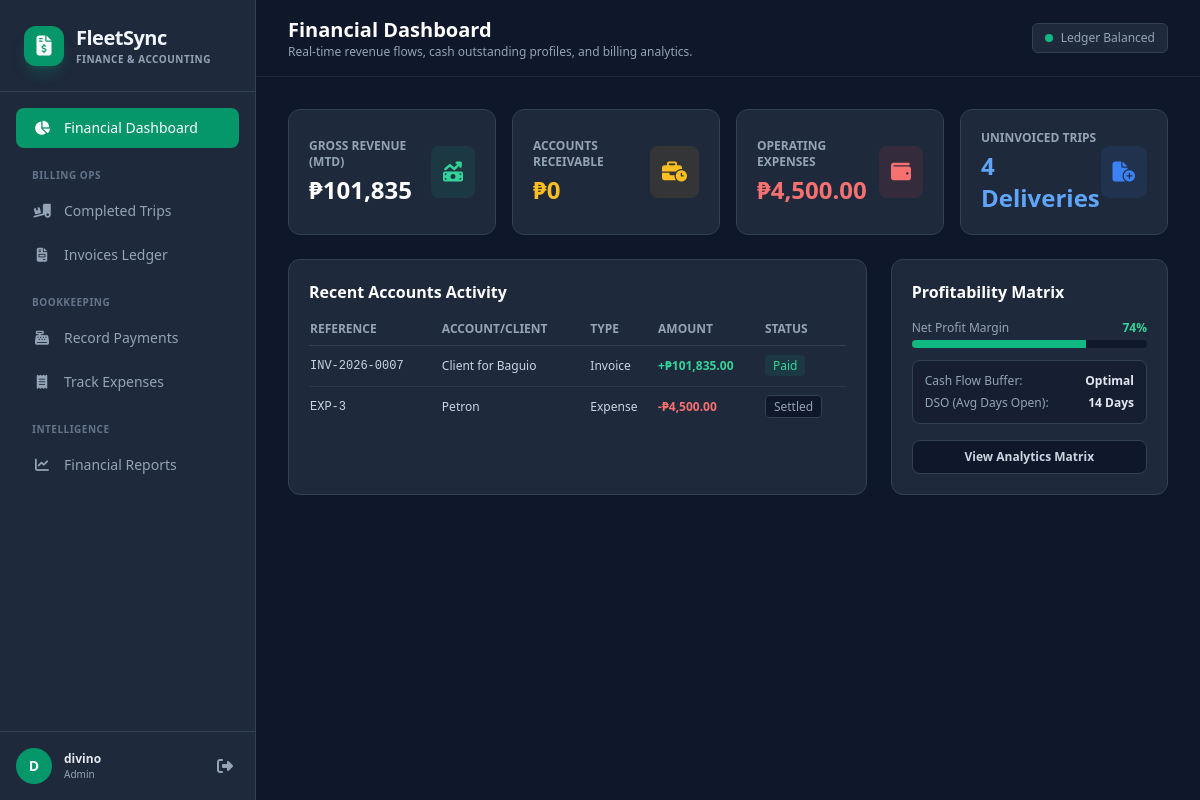
The page /accountant.php (signed in) on the database its author committed.
### tables this page shows
CREATE TABLE `invoices` (
  `id` bigint(20) unsigned NOT NULL AUTO_INCREMENT,
  `trip_id` int(11) DEFAULT NULL,
  `invoice_number` varchar(50) NOT NULL,
  `client_name` varchar(255) NOT NULL,
  `amount` decimal(10,2) NOT NULL,
  `status` enum('Draft','Sent','Paid','Void') NOT NULL DEFAULT 'Draft',
  `issue_date` date NOT NULL,
  `due_date` date NOT NULL,
  `payment_date` date DEFAULT NULL,
  `created_at` timestamp NOT NULL DEFAULT current_timestamp(),
  `updated_at` timestamp NOT NULL DEFAULT current_timestamp() ON UPDATE current_timestamp(),
  PRIMARY KEY (`id`),
  UNIQUE KEY `invoice_number` (`invoice_number`),
  KEY `fk_invoice_trip` (`trip_id`),
  KEY `idx_status` (`status`),
  KEY `idx_client_name` (`client_name`),
  CONSTRAINT `fk_invoice_trip` FOREIGN KEY (`trip_id`) REFERENCES `trips` (`id`) ON DELETE SET NULL ON UPDATE CASCADE
);

CREATE TABLE `expenses` (
  `id` bigint(20) unsigned NOT NULL AUTO_INCREMENT,
  `expense_category` varchar(100) NOT NULL,
  `amount` decimal(10,2) NOT NULL,
  `date_incurred` date NOT NULL,
  `vendor` varchar(255) DEFAULT NULL,
  `created_at` timestamp NOT NULL DEFAULT current_timestamp(),
  `updated_at` timestamp NOT NULL DEFAULT current_timestamp() ON UPDATE current_timestamp(),
  PRIMARY KEY (`id`),
  KEY `idx_expense_category` (`expense_category`),
  KEY `idx_date_incurred` (`date_incurred`)
);

### accountant.php (the view, shortened to what this page needs)
<?php
require_once 'db_connect.php';
$userName = $_SESSION['user_name'] ?? 'Accountant';
$userRole = $_SESSION['user_role'] ?? 'Accountant';
$nameParts = explode(' ', $userName);
$initials = (isset($nameParts[0][0]) ? strtoupper($nameParts[0][0]) : '') . (isset($nameParts[1][0]) ? strtoupper($nameParts[1][0]) : '');
try {
    $unbilledTripsStmt = $pdo->prepare("
        SELECT t.*, d.name as driver_name, v.plate_number as vehicle_plate
        FROM trips t
        LEFT JOIN drivers d ON t.driver_id = d.id
        LEFT JOIN vehicles v ON t.vehicle_id = v.id
        WHERE t.status = 'Completed'
        ORDER BY t.arrival_datetime DESC
    ");
    $unbilledTripsStmt->execute();
    $unbilled_trips = $unbilledTripsStmt->fetchAll();
    $invoicesStmt = $pdo->query("SELECT * FROM invoices ORDER BY issue_date DESC, created_at DESC");
    $invoices = $invoicesStmt->fetchAll();
    $expensesStmt = $pdo->query("SELECT * FROM expenses ORDER BY date_incurred DESC, created_at DESC");
    $expenses = $expensesStmt->fetchAll();
    $gross_revenue_mtd = $pdo->query("SELECT SUM(amount) FROM invoices WHERE status = 'Paid' AND MONTH(payment_date) = MONTH(CURRENT_DATE()) AND YEAR(payment_date) = YEAR(CURRENT_DATE())")->fetchColumn() ?? 0;
    $accounts_receivable = $pdo->query("SELECT SUM(amount) FROM invoices WHERE status = 'Sent' OR status = 'Draft'")->fetchColumn() ?? 0;
    $operating_expenses = $pdo->query("SELECT SUM(amount) FROM expenses WHERE MONTH(date_incurred) = MONTH(CURRENT_DATE()) AND YEAR(date_incurred) = YEAR(CURRENT_DATE())")->fetchColumn() ?? 0;
    $uninvoiced_trips_count = count($unbilled_trips);
    $recent_paid_invoices = $pdo->query("SELECT * FROM invoices WHERE status = 'Paid' ORDER BY payment_date DESC LIMIT 1")->fetchAll();
    $recent_expenses = $pdo->query("SELECT * FROM expenses ORDER BY date_incurred DESC LIMIT 1")->fetchAll();
} catch (PDOException $e) {
    die("Database error: " . $e->getMessage());
}
?>
<!DOCTYPE html>
<html lang="en">
<head>
    <script src="https://cdn.tailwindcss.com"></script>
    <link rel="stylesheet" href="https://cdnjs.cloudflare.com/ajax/libs/font-awesome/6.4.0/css/all.min.css">
</head>
<body class="bg-slate-900 text-slate-100 font-sans min-h-screen flex flex-col md:flex-row">
    <aside id="sidebar" class="fixed inset-y-0 left-0 transform -translate-x-full md:relative md:translate-x-0 transition-transform duration-300 ease-in-out w-64 bg-slate-800 border-r border-slate-700 flex flex-col z-40 h-[calc(100vh-65px)] md:h-screen pt-4 md:pt-0 shrink-0 no-print">
        <div class="hidden md:flex items-center space-x-3 p-6 border-b border-slate-700">
            <div class="flex items-center justify-center w-10 h-10 rounded-xl bg-emerald-600 text-white text-xl shadow-lg shadow-emerald-500/20">
                <i class="fa-solid fa-file-invoice-dollar"></i>
            </div>
            <div>
                <h1 class="text-xl font-bold tracking-tight">FleetSync</h1>
                <p class="text-[10px] text-slate-400 font-semibold tracking-wider uppercase">Finance & Accounting</p>
            </div>
        </div>
        <nav class="flex-1 p-4 space-y-1 overflow-y-auto">
            <button onclick="switchView('dashboard')" id="nav-dashboard" class="w-full flex items-center space-x-3 px-4 py-2.5 rounded-lg bg-emerald-600 text-white font-medium text-sm transition-all nav-btn">
                <i class="fa-solid fa-chart-pie w-5"></i>
                <span>Financial Dashboard</span>
            </button>
            <div class="pt-4 pb-1 px-4 text-[10px] font-bold text-slate-500 uppercase tracking-wider">Billing Ops</div>
            <button onclick="switchView('trips')" id="nav-trips" class="w-full flex items-center space-x-3 px-4 py-2.5 rounded-lg text-slate-400 hover:bg-slate-700/50 hover:text-slate-200 font-medium text-sm transition-all nav-btn">
                <i class="fa-solid fa-truck-ramp-box w-5"></i>
                <span>Completed Trips</span>
            </button>
            <button onclick="switchView('invoices')" id="nav-invoices" class="w-full flex items-center space-x-3 px-4 py-2.5 rounded-lg text-slate-400 hover:bg-slate-700/50 hover:text-slate-200 font-medium text-sm transition-all nav-btn">
                <i class="fa-solid fa-file-invoice w-5"></i>
                <span>Invoices Ledger</span>
            </button>
            <div class="pt-4 pb-1 px-4 text-[10px] font-bold text-slate-500 uppercase tracking-wider">Bookkeeping</div>
            <button onclick="switchView('payments')" id="nav-payments" class="w-full flex items-center space-x-3 px-4 py-2.5 rounded-lg text-slate-400 hover:bg-slate-700/50 hover:text-slate-200 font-medium text-sm transition-all nav-btn">
                <i class="fa-solid fa-cash-register w-5"></i>
                <span>Record Payments</span>
            </button>
            <button onclick="switchView('expenses')" id="nav-expenses" class="w-full flex items-center space-x-3 px-4 py-2.5 rounded-lg text-slate-400 hover:bg-slate-700/50 hover:text-slate-200 font-medium text-sm transition-all nav-btn">
                <i class="fa-solid fa-receipt w-5"></i>
                <span>Track Expenses</span>
            </button>
            <div class="pt-4 pb-1 px-4 text-[10px] font-bold text-slate-500 uppercase tracking-wider">Intelligence</div>
            <button onclick="switchView('reports')" id="nav-reports" class="w-full flex items-center space-x-3 px-4 py-2.5 rounded-lg text-slate-400 hover:bg-slate-700/50 hover:text-slate-200 font-medium text-sm transition-all nav-btn">
                <i class="fa-solid fa-chart-line w-5"></i>
                <span>Financial Reports</span>
            </button>
        </nav>
        <div class="p-4 border-t border-slate-700 bg-slate-850 flex items-center justify-between">
            <div class="flex items-center space-x-3 overflow-hidden">
                <div class="w-9 h-9 rounded-full bg-emerald-600 flex items-center justify-center text-sm font-bold text-white shrink-0">
                    <?= htmlspecialchars($initials) ?>
                </div>
                <div class="truncate">
                    <p class="text-xs font-semibold text-slate-200 truncate"><?= htmlspecialchars($userName) ?></p>
                    <p class="text-[10px] text-slate-400 font-medium"><?= htmlspecialchars($userRole) ?></p>
                </div>
            </div>
            <a href="index.php" class="text-slate-400 hover:text-red-400 p-1.5 transition-colors" title="Sign Out">
                <i class="fa-solid fa-right-from-bracket"></i>
            </a>
        </div>
    </aside>
    <main class="flex-1 min-w-0 flex flex-col h-screen overflow-y-auto">
        <header class="hidden md:flex items-center justify-between px-8 py-4 bg-slate-900 border-b border-slate-800 shrink-0 no-print">
            <div>
                <h2 id="page-title" class="text-xl font-bold text-white">Financial Dashboard</h2>
                <p id="page-subtitle" class="text-xs text-slate-400">Real-time revenue flows, cash outstanding profiles, and billing analytics.</p>
            </div>
            <div class="text-xs text-slate-400 bg-slate-800 px-3 py-1.5 rounded-md border border-slate-700 flex items-center gap-2">
                <span class="w-2 h-2 rounded-full bg-emerald-500 animate-pulse"></span>
                Ledger Balanced
            </div>
        </header>
        <div class="p-4 sm:p-6 lg:p-8 flex-1 max-w-7xl w-full mx-auto">
            <section id="view-dashboard" class="space-y-6 dashboard-view">
                <div class="grid grid-cols-1 sm:grid-cols-2 lg:grid-cols-4 gap-4">
                    <div class="bg-slate-800 p-5 rounded-xl border border-slate-700 flex items-center justify-between">
                        <div>
                            <p class="text-xs font-semibold text-slate-400 uppercase">Gross Revenue (MTD)</p>
                            <h3 class="text-2xl font-bold text-white mt-1">₱<?= number_format($gross_revenue_mtd) ?></h3>
                        </div>
                        <div class="p-3 bg-emerald-500/10 text-emerald-400 rounded-lg"><i class="fa-solid fa-money-bill-trend-up text-xl"></i></div>
                    </div>
                    <div class="bg-slate-800 p-5 rounded-xl border border-slate-700 flex items-center justify-between">
                        <div>
                            <p class="text-xs font-semibold text-slate-400 uppercase">Accounts Receivable</p>
                            <h3 class="text-2xl font-bold text-amber-400 mt-1">₱<?= number_format($accounts_receivable) ?></h3>
                        </div>
                        <div class="p-3 bg-amber-500/10 text-amber-400 rounded-lg"><i class="fa-solid fa-business-time text-xl"></i></div>
                    </div>
                    <div class="bg-slate-800 p-5 rounded-xl border border-slate-700 flex items-center justify-between">
                        <div>
                            <p class="text-xs font-semibold text-slate-400 uppercase">Operating Expenses</p>
                            <h3 class="text-2xl font-bold text-red-400 mt-1">₱<?= number_format($operating_expenses, 2) ?></h3>
                        </div>
                        <div class="p-3 bg-red-500/10 text-red-400 rounded-lg"><i class="fa-solid fa-wallet text-xl"></i></div>
                    </div>
                    <div class="bg-slate-800 p-5 rounded-xl border border-slate-700 flex items-center justify-between">
                        <div>
                            <p class="text-xs font-semibold text-slate-400 uppercase">Uninvoiced Trips</p>
                            <h3 class="text-2xl font-bold text-blue-400 mt-1"><?= $uninvoiced_trips_count ?> Deliveries</h3>
                        </div>
                        <div class="p-3 bg-blue-500/10 text-blue-500 rounded-lg"><i class="fa-solid fa-file-circle-plus text-xl"></i></div>
                    </div>
                </div>
                <div class="grid grid-cols-1 lg:grid-cols-3 gap-6">
                    <div class="bg-slate-800 p-5 rounded-xl border border-slate-700 lg:col-span-2 space-y-4">
                        <h4 class="font-bold text-white">Recent Accounts Activity</h4>
                        <div class="overflow-x-auto">
                            <table class="w-full text-left text-xs">
                                <thead>
                                    <tr class="text-slate-400 border-b border-slate-700 uppercase font-bold"><th class="pb-2">Reference</th><th class="pb-2">Account/Client</th><th class="pb-2">Type</th><th class="pb-2">Amount</th><th class="pb-2">Status</th></tr>
                                </thead>
                                <tbody class="divide-y divide-slate-700/60 text-slate-300">
                                    <?php foreach($recent_paid_invoices as $invoice): ?>
                                        <tr><td class="py-3 font-mono"><?= htmlspecialchars($invoice['invoice_number']) ?></td><td class="py-3"><?= htmlspecialchars($invoice['client_name']) ?></td><td class="py-3">Invoice</td><td class="py-3 font-semibold text-emerald-400">+₱<?= htmlspecialchars(number_format($invoice['amount'], 2)) ?></td><td><span class="px-2 py-0.5 bg-emerald-500/10 text-emerald-400 rounded">Paid</span></td></tr>
                                    <?php endforeach; ?>
                                    <?php foreach($recent_expenses as $expense): ?>
                                        <tr><td class="py-3 font-mono">EXP-<?= htmlspecialchars($expense['id']) ?></td><td class="py-3"><?= htmlspecialchars($expense['vendor'] ?: $expense['expense_category']) ?></td><td class="py-3">Expense</td><td class="py-3 font-semibold text-red-400">-₱<?= htmlspecialchars(number_format($expense['amount'], 2)) ?></td><td><span class="px-2 py-0.5 bg-slate-900 border border-slate-700 text-slate-400 rounded">Settled</span></td></tr>
                                    <?php endforeach; ?>
                                </tbody>
                            </table>
                        </div>
                    </div>
                    <div class="bg-slate-800 p-5 rounded-xl border border-slate-700 flex flex-col justify-between">
                        <h4 class="font-bold text-white">Profitability Matrix</h4>
                        <div class="space-y-3 my-4">
                            <div>
                                <div class="flex justify-between text-xs text-slate-400 mb-1"><span>Net Profit Margin</span><span class="text-emerald-400 font-bold">74%</span></div>
                                <div class="w-full bg-slate-900 h-2 rounded-full overflow-hidden"><div class="bg-emerald-500 h-full" style="width: 74%"></div></div>
                            </div>
                            <div class="text-xs text-slate-400 bg-slate-900/50 p-3 rounded-lg border border-slate-700 space-y-1.5">
                                <div class="flex justify-between"><span>Cash Flow Buffer:</span><span class="font-bold text-slate-200">Optimal</span></div>
                                <div class="flex justify-between"><span>DSO (Avg Days Open):</span><span class="font-bold text-slate-200">14 Days</span></div>
                            </div>
                        </div>
                        <button onclick="switchView('reports')" class="w-full bg-slate-900 hover:bg-slate-750 text-slate-300 border border-slate-700 text-xs py-2 rounded-lg font-semibold transition-all">View Analytics Matrix</button>
                    </div>
                </div>
            </section>
        </div>
    </main>
</body>
</html>

### rows shown on the page
invoices: invoice_number "INV-2026-0007", client_name "Client for Baguio", amount "101,835.00"
expenses: id "3", vendor "Petron", amount "4,500.00"

### other values the page prints
$initials "D"
$userName "divino"
$userRole "Admin"
$gross_revenue_mtd "101,835"
$accounts_receivable "0"
$operating_expenses "4,500.00"
$uninvoiced_trips_count "4"
